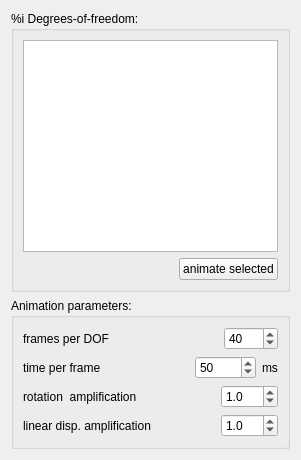
<?xml version="1.0" encoding="UTF-8"?>
<ui version="4.0">
 <class>Form</class>
 <widget class="QWidget" name="Form">
  <property name="geometry">
   <rect>
    <x>0</x>
    <y>0</y>
    <width>301</width>
    <height>460</height>
   </rect>
  </property>
  <property name="windowTitle">
   <string>DOF animation</string>
  </property>
  <layout class="QVBoxLayout" name="verticalLayout_3">
   <item>
    <widget class="QGroupBox" name="groupBox_DOF">
     <property name="sizePolicy">
      <sizepolicy hsizetype="Preferred" vsizetype="Preferred">
       <horstretch>0</horstretch>
       <verstretch>0</verstretch>
      </sizepolicy>
     </property>
     <property name="title">
      <string>%i Degrees-of-freedom:</string>
     </property>
     <layout class="QVBoxLayout" name="verticalLayout">
      <item>
       <widget class="QListWidget" name="listWidget_DOF">
        <property name="selectionMode">
         <enum>QAbstractItemView::MultiSelection</enum>
        </property>
       </widget>
      </item>
      <item>
       <layout class="QHBoxLayout" name="horizontalLayout">
        <item>
         <spacer name="horizontalSpacer">
          <property name="orientation">
           <enum>Qt::Horizontal</enum>
          </property>
          <property name="sizeHint" stdset="0">
           <size>
            <width>40</width>
            <height>20</height>
           </size>
          </property>
         </spacer>
        </item>
        <item>
         <widget class="QPushButton" name="pushButton_animateSelected">
          <property name="text">
           <string>animate selected</string>
          </property>
         </widget>
        </item>
       </layout>
      </item>
     </layout>
    </widget>
   </item>
   <item>
    <widget class="QGroupBox" name="groupBox_2">
     <property name="sizePolicy">
      <sizepolicy hsizetype="Preferred" vsizetype="Preferred">
       <horstretch>0</horstretch>
       <verstretch>0</verstretch>
      </sizepolicy>
     </property>
     <property name="title">
      <string>Animation parameters:</string>
     </property>
     <layout class="QVBoxLayout" name="verticalLayout_2">
      <item>
       <layout class="QHBoxLayout" name="horizontalLayout_6">
        <item>
         <widget class="QLabel" name="label_6">
          <property name="text">
           <string>frames per DOF</string>
          </property>
         </widget>
        </item>
        <item>
         <spacer name="horizontalSpacer_4">
          <property name="orientation">
           <enum>Qt::Horizontal</enum>
          </property>
          <property name="sizeHint" stdset="0">
           <size>
            <width>40</width>
            <height>20</height>
           </size>
          </property>
         </spacer>
        </item>
        <item>
         <widget class="QSpinBox" name="spinBox_frames_per_DOF">
          <property name="minimum">
           <number>3</number>
          </property>
          <property name="maximum">
           <number>1000</number>
          </property>
          <property name="value">
           <number>40</number>
          </property>
         </widget>
        </item>
       </layout>
      </item>
      <item>
       <layout class="QHBoxLayout" name="horizontalLayout_7">
        <item>
         <widget class="QLabel" name="label_7">
          <property name="text">
           <string>time per frame </string>
          </property>
         </widget>
        </item>
        <item>
         <spacer name="horizontalSpacer_5">
          <property name="orientation">
           <enum>Qt::Horizontal</enum>
          </property>
          <property name="sizeHint" stdset="0">
           <size>
            <width>40</width>
            <height>20</height>
           </size>
          </property>
         </spacer>
        </item>
        <item>
         <widget class="QSpinBox" name="spinBox_ms_per_frame">
          <property name="minimum">
           <number>1</number>
          </property>
          <property name="maximum">
           <number>10000</number>
          </property>
          <property name="value">
           <number>50</number>
          </property>
         </widget>
        </item>
        <item>
         <widget class="QLabel" name="label">
          <property name="text">
           <string>ms</string>
          </property>
         </widget>
        </item>
       </layout>
      </item>
      <item>
       <layout class="QHBoxLayout" name="horizontalLayout_2">
        <item>
         <widget class="QLabel" name="label_2">
          <property name="text">
           <string>rotation  amplification</string>
          </property>
         </widget>
        </item>
        <item>
         <spacer name="horizontalSpacer_2">
          <property name="orientation">
           <enum>Qt::Horizontal</enum>
          </property>
          <property name="sizeHint" stdset="0">
           <size>
            <width>40</width>
            <height>20</height>
           </size>
          </property>
         </spacer>
        </item>
        <item>
         <widget class="QDoubleSpinBox" name="doubleSpinBox_rotMag">
          <property name="decimals">
           <number>1</number>
          </property>
          <property name="minimum">
           <double>0.100000000000000</double>
          </property>
          <property name="value">
           <double>1.000000000000000</double>
          </property>
         </widget>
        </item>
       </layout>
      </item>
      <item>
       <layout class="QHBoxLayout" name="horizontalLayout_3">
        <item>
         <widget class="QLabel" name="label_3">
          <property name="text">
           <string>linear disp. amplification</string>
          </property>
         </widget>
        </item>
        <item>
         <spacer name="horizontalSpacer_3">
          <property name="orientation">
           <enum>Qt::Horizontal</enum>
          </property>
          <property name="sizeHint" stdset="0">
           <size>
            <width>40</width>
            <height>20</height>
           </size>
          </property>
         </spacer>
        </item>
        <item>
         <widget class="QDoubleSpinBox" name="doubleSpinBox_linMag">
          <property name="decimals">
           <number>1</number>
          </property>
          <property name="minimum">
           <double>0.100000000000000</double>
          </property>
          <property name="value">
           <double>1.000000000000000</double>
          </property>
         </widget>
        </item>
       </layout>
      </item>
     </layout>
    </widget>
   </item>
  </layout>
 </widget>
 <resources/>
 <connections/>
</ui>
